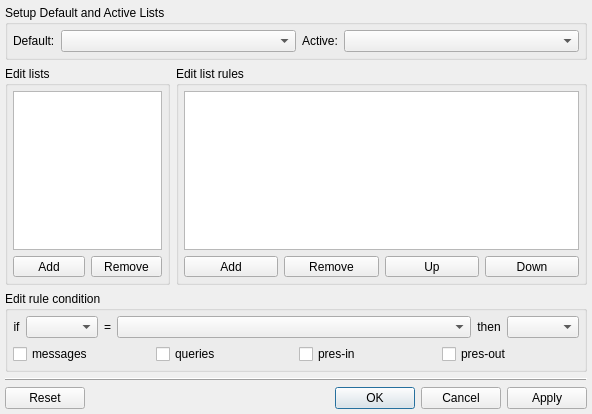
<ui version="4.0" >
 <class>EditListsDialogClass</class>
 <widget class="QDialog" name="EditListsDialogClass" >
  <property name="geometry" >
   <rect>
    <x>0</x>
    <y>0</y>
    <width>592</width>
    <height>414</height>
   </rect>
  </property>
  <layout class="QVBoxLayout" name="verticalLayout_2" >
   <property name="margin" >
    <number>5</number>
   </property>
   <item>
    <widget class="QGroupBox" name="grbDefaults" >
     <property name="sizePolicy" >
      <sizepolicy vsizetype="Preferred" hsizetype="Expanding" >
       <horstretch>0</horstretch>
       <verstretch>0</verstretch>
      </sizepolicy>
     </property>
     <property name="title" >
      <string>Setup Default and Active Lists</string>
     </property>
     <layout class="QVBoxLayout" >
      <property name="margin" >
       <number>5</number>
      </property>
      <item>
       <layout class="QHBoxLayout" >
        <item>
         <widget class="QLabel" name="lblDefault" >
          <property name="text" >
           <string>Default:</string>
          </property>
         </widget>
        </item>
        <item>
         <widget class="QComboBox" name="cmbDefault" >
          <property name="sizePolicy" >
           <sizepolicy vsizetype="Fixed" hsizetype="Expanding" >
            <horstretch>0</horstretch>
            <verstretch>0</verstretch>
           </sizepolicy>
          </property>
          <property name="sizeAdjustPolicy" >
           <enum>QComboBox::AdjustToMinimumContentsLength</enum>
          </property>
         </widget>
        </item>
        <item>
         <widget class="QLabel" name="lblActive" >
          <property name="text" >
           <string>Active:</string>
          </property>
         </widget>
        </item>
        <item>
         <widget class="QComboBox" name="cmbActive" >
          <property name="sizePolicy" >
           <sizepolicy vsizetype="Fixed" hsizetype="Expanding" >
            <horstretch>0</horstretch>
            <verstretch>0</verstretch>
           </sizepolicy>
          </property>
          <property name="sizeAdjustPolicy" >
           <enum>QComboBox::AdjustToMinimumContentsLength</enum>
          </property>
         </widget>
        </item>
       </layout>
      </item>
     </layout>
    </widget>
   </item>
   <item>
    <layout class="QHBoxLayout" name="horizontalLayout_2" >
     <item>
      <widget class="QGroupBox" name="grbLists" >
       <property name="sizePolicy" >
        <sizepolicy vsizetype="Preferred" hsizetype="Preferred" >
         <horstretch>2</horstretch>
         <verstretch>0</verstretch>
        </sizepolicy>
       </property>
       <property name="title" >
        <string>Edit lists</string>
       </property>
       <layout class="QVBoxLayout" >
        <property name="margin" >
         <number>5</number>
        </property>
        <item>
         <widget class="QListWidget" name="ltwLists" />
        </item>
        <item>
         <layout class="QHBoxLayout" >
          <item>
           <widget class="QToolButton" name="tlbAddList" >
            <property name="sizePolicy" >
             <sizepolicy vsizetype="Fixed" hsizetype="Preferred" >
              <horstretch>0</horstretch>
              <verstretch>0</verstretch>
             </sizepolicy>
            </property>
            <property name="text" >
             <string>Add</string>
            </property>
           </widget>
          </item>
          <item>
           <widget class="QToolButton" name="tlbDeleteList" >
            <property name="sizePolicy" >
             <sizepolicy vsizetype="Fixed" hsizetype="Preferred" >
              <horstretch>0</horstretch>
              <verstretch>0</verstretch>
             </sizepolicy>
            </property>
            <property name="text" >
             <string>Remove</string>
            </property>
           </widget>
          </item>
         </layout>
        </item>
       </layout>
      </widget>
     </item>
     <item>
      <widget class="QGroupBox" name="grbRulesList" >
       <property name="sizePolicy" >
        <sizepolicy vsizetype="Preferred" hsizetype="Preferred" >
         <horstretch>5</horstretch>
         <verstretch>0</verstretch>
        </sizepolicy>
       </property>
       <property name="title" >
        <string>Edit list rules</string>
       </property>
       <layout class="QVBoxLayout" name="verticalLayout" >
        <property name="margin" >
         <number>5</number>
        </property>
        <item>
         <widget class="QListWidget" name="ltwRules" />
        </item>
        <item>
         <layout class="QHBoxLayout" name="horizontalLayout" >
          <item>
           <widget class="QToolButton" name="tlbAddRule" >
            <property name="sizePolicy" >
             <sizepolicy vsizetype="Fixed" hsizetype="Preferred" >
              <horstretch>0</horstretch>
              <verstretch>0</verstretch>
             </sizepolicy>
            </property>
            <property name="text" >
             <string>Add</string>
            </property>
           </widget>
          </item>
          <item>
           <widget class="QToolButton" name="tlbDeleteRule" >
            <property name="sizePolicy" >
             <sizepolicy vsizetype="Fixed" hsizetype="Preferred" >
              <horstretch>0</horstretch>
              <verstretch>0</verstretch>
             </sizepolicy>
            </property>
            <property name="text" >
             <string>Remove</string>
            </property>
           </widget>
          </item>
          <item>
           <widget class="QToolButton" name="tlbRuleUp" >
            <property name="sizePolicy" >
             <sizepolicy vsizetype="Fixed" hsizetype="Preferred" >
              <horstretch>0</horstretch>
              <verstretch>0</verstretch>
             </sizepolicy>
            </property>
            <property name="text" >
             <string>Up</string>
            </property>
           </widget>
          </item>
          <item>
           <widget class="QToolButton" name="tlbRuleDown" >
            <property name="sizePolicy" >
             <sizepolicy vsizetype="Fixed" hsizetype="Preferred" >
              <horstretch>0</horstretch>
              <verstretch>0</verstretch>
             </sizepolicy>
            </property>
            <property name="text" >
             <string>Down</string>
            </property>
           </widget>
          </item>
         </layout>
        </item>
       </layout>
      </widget>
     </item>
    </layout>
   </item>
   <item>
    <widget class="QGroupBox" name="grbRuleCondition" >
     <property name="title" >
      <string>Edit rule condition</string>
     </property>
     <layout class="QVBoxLayout" >
      <property name="margin" >
       <number>5</number>
      </property>
      <item>
       <layout class="QHBoxLayout" >
        <item>
         <widget class="QLabel" name="lblType" >
          <property name="text" >
           <string>if</string>
          </property>
          <property name="alignment" >
           <set>Qt::AlignCenter</set>
          </property>
         </widget>
        </item>
        <item>
         <widget class="QComboBox" name="cmbType" />
        </item>
        <item>
         <widget class="QLabel" name="lblEqual" >
          <property name="text" >
           <string>=</string>
          </property>
          <property name="alignment" >
           <set>Qt::AlignCenter</set>
          </property>
         </widget>
        </item>
        <item>
         <widget class="QComboBox" name="cmbValue" >
          <property name="sizePolicy" >
           <sizepolicy vsizetype="Fixed" hsizetype="Expanding" >
            <horstretch>0</horstretch>
            <verstretch>0</verstretch>
           </sizepolicy>
          </property>
          <property name="sizeAdjustPolicy" >
           <enum>QComboBox::AdjustToMinimumContentsLength</enum>
          </property>
         </widget>
        </item>
        <item>
         <widget class="QLabel" name="lblThen" >
          <property name="text" >
           <string>then</string>
          </property>
          <property name="alignment" >
           <set>Qt::AlignCenter</set>
          </property>
         </widget>
        </item>
        <item>
         <widget class="QComboBox" name="cmbAction" />
        </item>
       </layout>
      </item>
      <item>
       <layout class="QHBoxLayout" >
        <item>
         <widget class="QCheckBox" name="chbMessage" >
          <property name="text" >
           <string>messages</string>
          </property>
         </widget>
        </item>
        <item>
         <widget class="QCheckBox" name="chbQueries" >
          <property name="text" >
           <string>queries</string>
          </property>
         </widget>
        </item>
        <item>
         <widget class="QCheckBox" name="chbPresenceIn" >
          <property name="text" >
           <string>pres-in</string>
          </property>
         </widget>
        </item>
        <item>
         <widget class="QCheckBox" name="chbPresenceOut" >
          <property name="text" >
           <string>pres-out</string>
          </property>
         </widget>
        </item>
       </layout>
      </item>
     </layout>
    </widget>
   </item>
   <item>
    <widget class="QFrame" name="frame" >
     <property name="frameShape" >
      <enum>QFrame::HLine</enum>
     </property>
     <property name="frameShadow" >
      <enum>QFrame::Raised</enum>
     </property>
    </widget>
   </item>
   <item>
    <widget class="QDialogButtonBox" name="dbbButtons" >
     <property name="standardButtons" >
      <set>QDialogButtonBox::Apply|QDialogButtonBox::Cancel|QDialogButtonBox::Ok|QDialogButtonBox::Reset</set>
     </property>
    </widget>
   </item>
  </layout>
 </widget>
 <layoutdefault spacing="6" margin="11" />
 <resources/>
 <connections/>
</ui>
